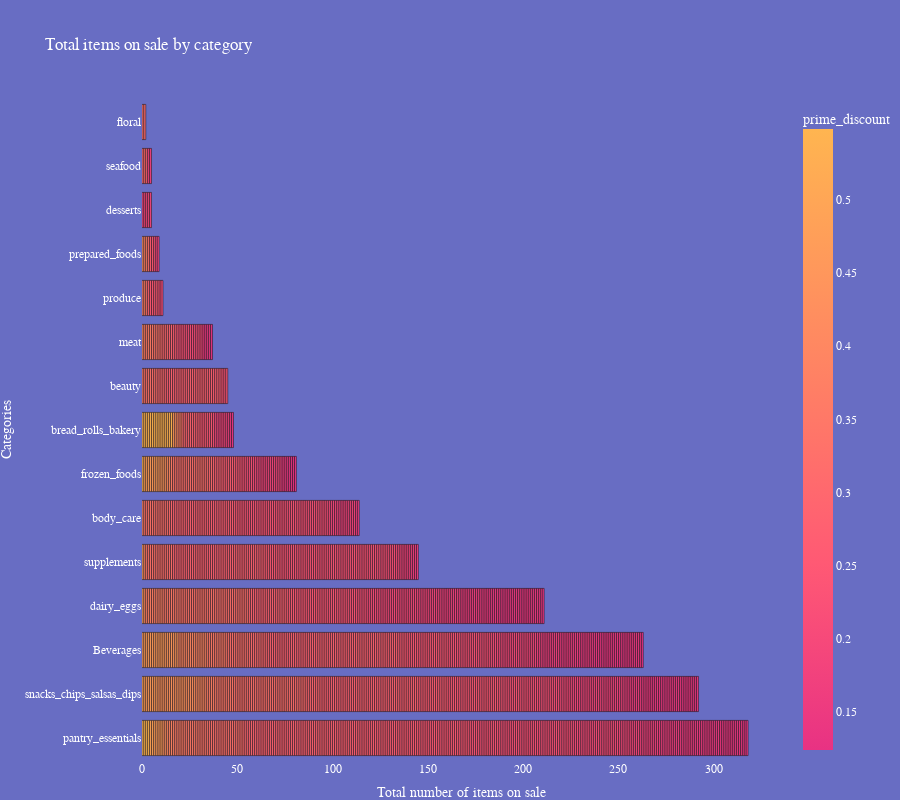

Source (notebook cell):
### Code cell
orders = list(df.category.value_counts().sort_values(ascending=True).index)
fig = px.bar(df, title = 'Total items on sale by category',width=900, category_orders={'category':orders}, hover_data=['product', 'regular', 'sale', 'prime'], height=800, y='category', color='prime_discount',template="quartz")
fig.update_xaxes(title_text='Total number of items on sale')
fig.update_yaxes(title_text='Categories')
fig.add_trace(go.Bar(text=df[['category']].value_counts().sort_values(ascending=False)))
fig.show()

### Figure 1 — Plotly figure (JSON) as saved in the notebook; plotly's stock layout.template omitted (floating-point values rounded to 4 significant figures; data arrays with more than 128 entries replaced by an {"elided": "..."} marker saying what was removed)
{"data": [{"alignmentgroup": "True", "customdata": {"elided": "1586x4 mixed values"}, "hovertemplate": "count=%{x}<br>category=%{y}<br>product=%{customdata[0]}<br>regular=%{customdata[1]}<br>sale=%{customdata[2]}<br>prime=%{customdata[3]}<br>prime_discount=%{marker.color}<extra></extra>", "legendgroup": "", "marker": {"color": {"elided": "1586 float values"}, "coloraxis": "coloraxis", "pattern": {"shape": ""}}, "name": "", "offsetgroup": "", "orientation": "h", "showlegend": false, "textposition": "auto", "type": "bar", "x": {"elided": "1586 int values"}, "xaxis": "x", "y": {"elided": "1586 str values"}, "yaxis": "y"}, {"text": [318, 292, 263, 211, 145, 114, 81, 48, 45, 37, 11, 9, 5, 5, 2], "type": "bar"}], "layout": {"barmode": "relative", "coloraxis": {"colorbar": {"title": {"text": "prime_discount"}}, "colorscale": [[0, "#e83283"], [0.1, "#f03f7e"], [0.2, "#f84c79"], [0.3, "#ff5974"], [0.4, "#ff666f"], [0.5, "#ff7469"], [0.6, "#ff8164"], [0.7, "#ff8e5f"], [0.8, "#ff9b5a"], [0.9, "#ffa855"], [1, "#ffb550"]]}, "height": 800, "legend": {"tracegroupgap": 0}, "title": {"text": "Total items on sale by category"}, "width": 900, "xaxis": {"anchor": "y", "domain": [0, 1], "title": {"text": "Total number of items on sale"}}, "yaxis": {"anchor": "x", "categoryarray": ["pantry_essentials", "snacks_chips_salsas_dips", "Beverages", "dairy_eggs", "supplements", "body_care", "frozen_foods", "bread_rolls_bakery", "beauty", "meat", "produce", "prepared_foods", "desserts", "seafood", "floral"], "categoryorder": "array", "domain": [0, 1], "title": {"text": "Categories"}}}}
